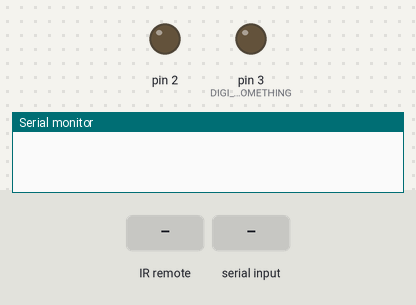
A sketch run on a simulated Arduino Uno, built with avr-gcc and run on an emulated ATmega328P. Shown: output pins drawn as LEDs (lit = HIGH), the last lines printed to the serial monitor. The test bench sets the inputs (shaded band).

Above: at 1.2 s.
1.3 s: infrared code 0xB444636A received
At 1.8 s:
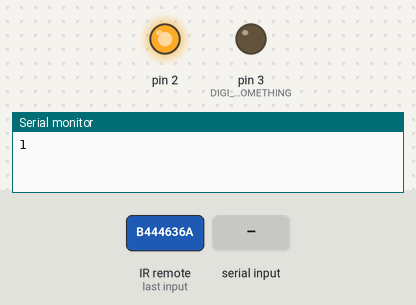
2.8 s: "1" received over Serial
At 4.0 s:
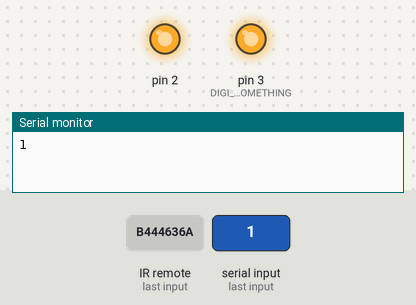
4.3 s: infrared code 0xB444636A received
At 5.3 s:
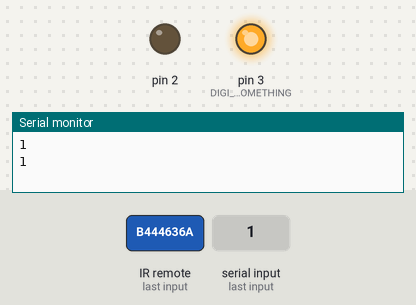
5.8 s: "0" received over Serial
At 6.5 s:
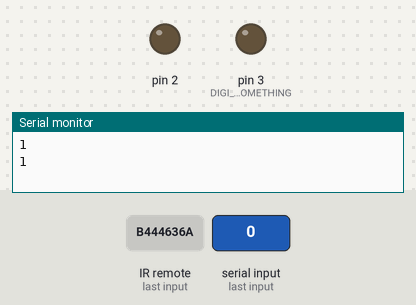
7.3 s: infrared code 0xDAFCDA63 received
At 7.6 s:
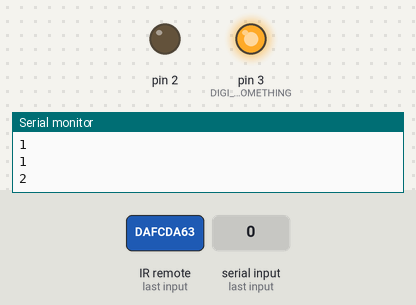
Timing chart, 0 to 9.8 s (numbered marks = the images above; inputs shaded):
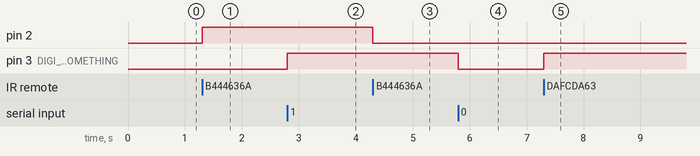

The sketch:

IRControl_SerialPcCommunication.ino
```cpp
#include <IRremote.h>

#define DIGI_PIN_SOMETHING 3
uint8_t commandIn;
int on=0;
int pass=0;
IRrecv irrecv(11);
decode_results results;

void setup() {
  Serial.begin(57600);
  irrecv.enableIRIn(); // Start the receiver
  pinMode(2,OUTPUT);
  pinMode(3,OUTPUT);
}


void loop() {
   /*---------------------------------------------- if per la recezione di dati via seriale -----------------------------*/
    if (Serial.available() > 0)
    {
        /*------------------------- legge i dati inviati dal pc ----------------------*/
        commandIn = Serial.read();
        //test if the pc sent an 'a' or 'b'
        switch (commandIn)
        {
            case '1':
            {
                //we got an 'a' from the pc so turn on the digital pin
                digitalWrite(DIGI_PIN_SOMETHING,HIGH);
                break;
            }
            case '0':
            {
                //we got an 'b' from the pc so turn off the digital pin
                digitalWrite(DIGI_PIN_SOMETHING,LOW);
                break;
            }
        }
    }
  /*------------------------------------------------- if con filtro ---------------------------------------------------*/
  if (irrecv.decode(&results)) {
    //Serial.println(results.value);
    switch(results.value){
    /*---------------------------------------------- tasto 1 ------------------------------------------*/
     case 3024380778:
             if(on==0)
               {
                 digitalWrite(2,HIGH);
                 on=1;
                 Serial.println("1");
                 delay(10);
               }
               else
               {
                 digitalWrite(2,LOW);
                 on=0;
                 Serial.println("1");
                 delay(10);
               }
         break;

    /*---------------------------------------------- tasto 2 ------------------------------------------*/
     case 3674004067:
             if(on==0)
               {
                 digitalWrite(3,HIGH);
                 on=1;
                 Serial.println("2");
                 delay(10);
               }
               else
               {
                 digitalWrite(3,LOW);
                 on=0;
                 Serial.println("2");
                 delay(10);
               }
         break;

    /*---------------------------------------------- tasto destra ------------------------------------------*/
     case 1313865889:
                 Serial.println("Right");
         break;

    /*---------------------------------------------- tasto destra ------------------------------------------*/
     case 3607392081:
                 Serial.println("Up");
         break;

    /*---------------------------------------------- tasto destra ------------------------------------------*/
     case 3379257582:
                 Serial.println("Down");
         break;

    /*---------------------------------------------- tasto destra ------------------------------------------*/
     case 643505126:
                 Serial.println("Left");
         break;

    /*------------------------------------------------ tasto ok --------------------------------------------*/
     case 848474797:
                 Serial.println("Click");
         break;

    /*---------------------------------------------- tasto on/off ------------------------------------------*/
     case 2152446381:
                 Serial.println("Off");
         break;

    /*---------------------------------------------- default -------------------------------------------*/
     default:
         break;
         }
    irrecv.resume(); // Receive the next value
  }

}
```

Measured:
- after the input at 1.3 s, pin 2: LOW → HIGH at once
- after the input at 2.8 s, pin 3 (DIGI_PIN_SOMETHING): LOW → HIGH at once
- after the input at 4.3 s, pin 2: HIGH → LOW at once
- after the input at 5.8 s, pin 3 (DIGI_PIN_SOMETHING): HIGH → LOW at once
- after the input at 7.3 s, pin 3 (DIGI_PIN_SOMETHING): LOW → HIGH at once
